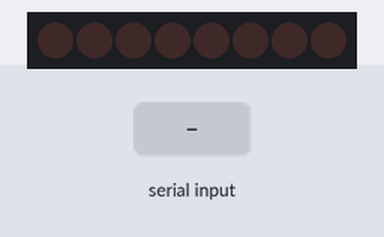
Bench run of a sketch on a simulated Arduino Uno, built with avr-gcc and run on an emulated ATmega328P. Shown: 8 shift-register outputs drawn as a row of LEDs (first output left, lit = HIGH). Wiring (inferred from the names in the program): shift register (74HC595): data pin 13; shift clock pin 11; latch pin 12. Wiring (inferred from the signals the program sends): row of LEDs: on Q0, Q1, Q2, Q3, Q4, Q5, Q6, Q7. The test bench sets the inputs (shaded band).

Above: at 1.2 s.
1.3 s: "0" received over Serial
At 1.8 s:
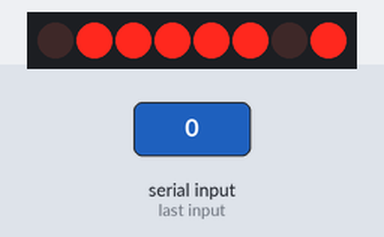
2.8 s: "1" received over Serial
At 4.0 s:
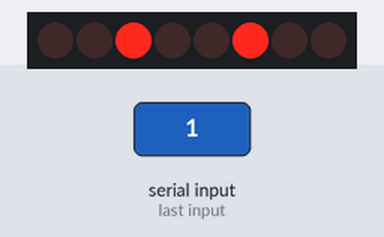
4.3 s: "2" received over Serial
At 5.2 s:
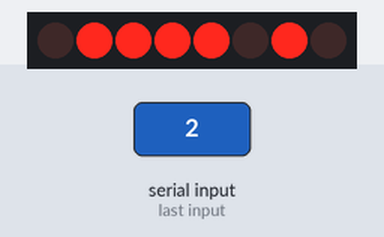
5.8 s: "3" received over Serial
At 6.4 s:
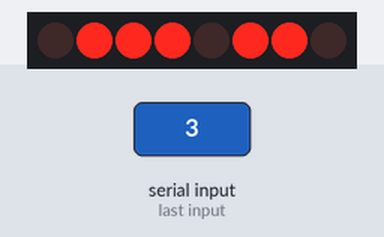
7.3 s: "4" received over Serial
At 8.5 s:
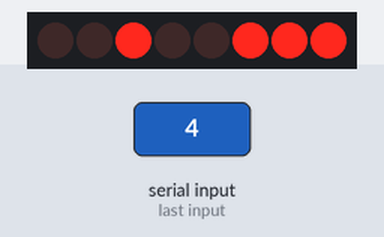
8.8 s: "5" received over Serial
At 9.9 s:
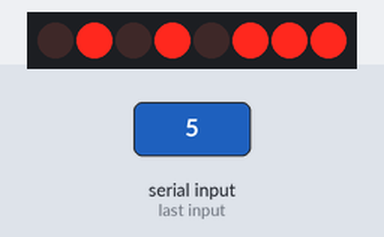
Timing chart, 0 to 11.3 s (numbered marks = the images above; inputs shaded):
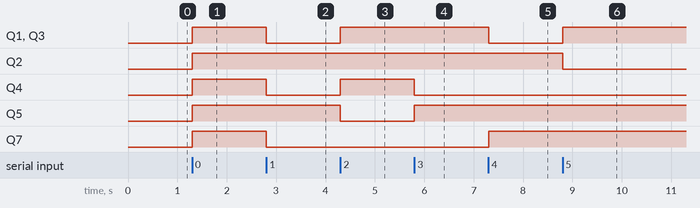

The sketch:

s2.8_segments.ino
```cpp
//пины, к которым подключен выходной сдвиговый регистр:
#define DATA_PIN    13
#define LATCH_PIN   12
#define CLOCK_PIN   11

//пин пьезодинамика
#define BUZZER_PIN 8

//переменные, в каждой из которых хранится один байт
//записанный побитно (после 0b) так, что каждый бит кодирует включение
//или выключение одного сегмента индикатора,
//и комбинация включенных сегментов образует соответствующий символ-цифру
byte d0 = 0b01111101;
byte d1 = 0b00100100;
byte d2 = 0b01111010;
byte d3 = 0b01110110;
byte d4 = 0b00100111;
byte d5 = 0b01010111;
byte d6 = 0b01011111;
byte d7 = 0b01100100;
byte d8 = 0b01111111;
byte d9 = 0b01110111;


void setup()
{
  pinMode(DATA_PIN, OUTPUT);
  pinMode(CLOCK_PIN, OUTPUT);
  pinMode(LATCH_PIN, OUTPUT);
  //начало соединения на скорости 9600 бод
  Serial.begin(9600);
}

void loop()
{
  //проверка наличия данных в буфере
  if (Serial.available() > 0)
  {
    //запись считанного в буфере байта в переменную
    char digit = Serial.read();

    //проверка соответствия сохраненного символа символу 0 (не числу 0!)
    if (digit == '0')
    {
      //работа со сдвиговым регистром:
      //перед передачей данных установка LATCH_PIN в LOW
      digitalWrite(LATCH_PIN, LOW);
      //последовательная передача содержимого d0,
      //начиная с младшего бита (LSBFIRS - least significant bit first)
      //на DATA_PIN с синхронизацией передачи через CLOCK_PIN
      shiftOut(DATA_PIN, CLOCK_PIN, LSBFIRST, d0);
      //перевод LATCH_PIN в HIGH для установки ножек регистра
      //в состояния, соответствующие переданным битам
      digitalWrite(LATCH_PIN, HIGH);
    }
    else if (digit == '1')
    {
      digitalWrite(LATCH_PIN, LOW);
      shiftOut(DATA_PIN, CLOCK_PIN, LSBFIRST, d1);
      digitalWrite(LATCH_PIN, HIGH);
    }
    else if (digit == '2')
    {
      digitalWrite(LATCH_PIN, LOW);
      shiftOut(DATA_PIN, CLOCK_PIN, LSBFIRST, d2);
      digitalWrite(LATCH_PIN, HIGH);
    }
    else if (digit == '3')
    {
      digitalWrite(LATCH_PIN, LOW);
      shiftOut(DATA_PIN, CLOCK_PIN, LSBFIRST, d3);
      digitalWrite(LATCH_PIN, HIGH);
    }
    else if (digit == '4')
    {
      digitalWrite(LATCH_PIN, LOW);
      shiftOut(DATA_PIN, CLOCK_PIN, LSBFIRST, d4);
      digitalWrite(LATCH_PIN, HIGH);
    }
    else if (digit == '5')
    {
      digitalWrite(LATCH_PIN, LOW);
      shiftOut(DATA_PIN, CLOCK_PIN, LSBFIRST, d5);
      digitalWrite(LATCH_PIN, HIGH);
    }
    else if (digit == '6')
    {
      digitalWrite(LATCH_PIN, LOW);
      shiftOut(DATA_PIN, CLOCK_PIN, LSBFIRST, d6);
      digitalWrite(LATCH_PIN, HIGH);
    }
    else if (digit == '7')
    {
      digitalWrite(LATCH_PIN, LOW);
      shiftOut(DATA_PIN, CLOCK_PIN, LSBFIRST, d7);
      digitalWrite(LATCH_PIN, HIGH);
    }
    else if (digit == '8')
    {
      digitalWrite(LATCH_PIN, LOW);
      shiftOut(DATA_PIN, CLOCK_PIN, LSBFIRST, d8);
      digitalWrite(LATCH_PIN, HIGH);
    }
    else if (digit == '9')
    {
      digitalWrite(LATCH_PIN, LOW);
      shiftOut(DATA_PIN, CLOCK_PIN, LSBFIRST, d9);
      digitalWrite(LATCH_PIN, HIGH);
    }

  }

}
```

Measured:
- after the input at 1.3 s, Q1–5, Q7: LOW → HIGH at once
- after the input at 2.8 s, Q1, Q3, Q4, Q7: HIGH → LOW at once
- after the input at 4.3 s, Q1, Q3, Q4: LOW → HIGH at once; Q5: HIGH → LOW at once
- after the input at 5.8 s, Q4: HIGH → LOW at once; Q5: LOW → HIGH at once
- after the input at 7.3 s, Q1, Q3: HIGH → LOW at once; Q7: LOW → HIGH at once
- after the input at 8.8 s, Q1, Q3: LOW → HIGH at once; Q2: HIGH → LOW at once
